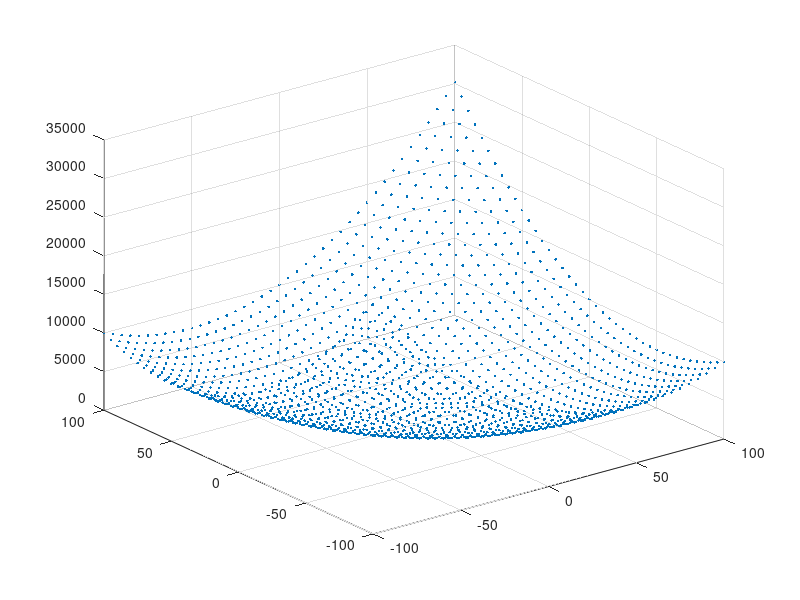

The MATLAB script that drew this image:
a=1;
b=1;
c=1;
d=1;
e=1;
f=1;
for x=-100:5:100
 for y=-100:5:100
  z=a*x^2+b*y^2+c*x*y+d*x+e*y+f;
  if(x==-100)&&(y==-100)
   data=[x,y,z];
  else
   data=[data; x,y,z];
  end
 end
end
%plot3(data(:,1:1),data(:,2:2),data(:,3:3))
scatter3(data(:,1:1),data(:,2:2),data(:,3:3),'.')